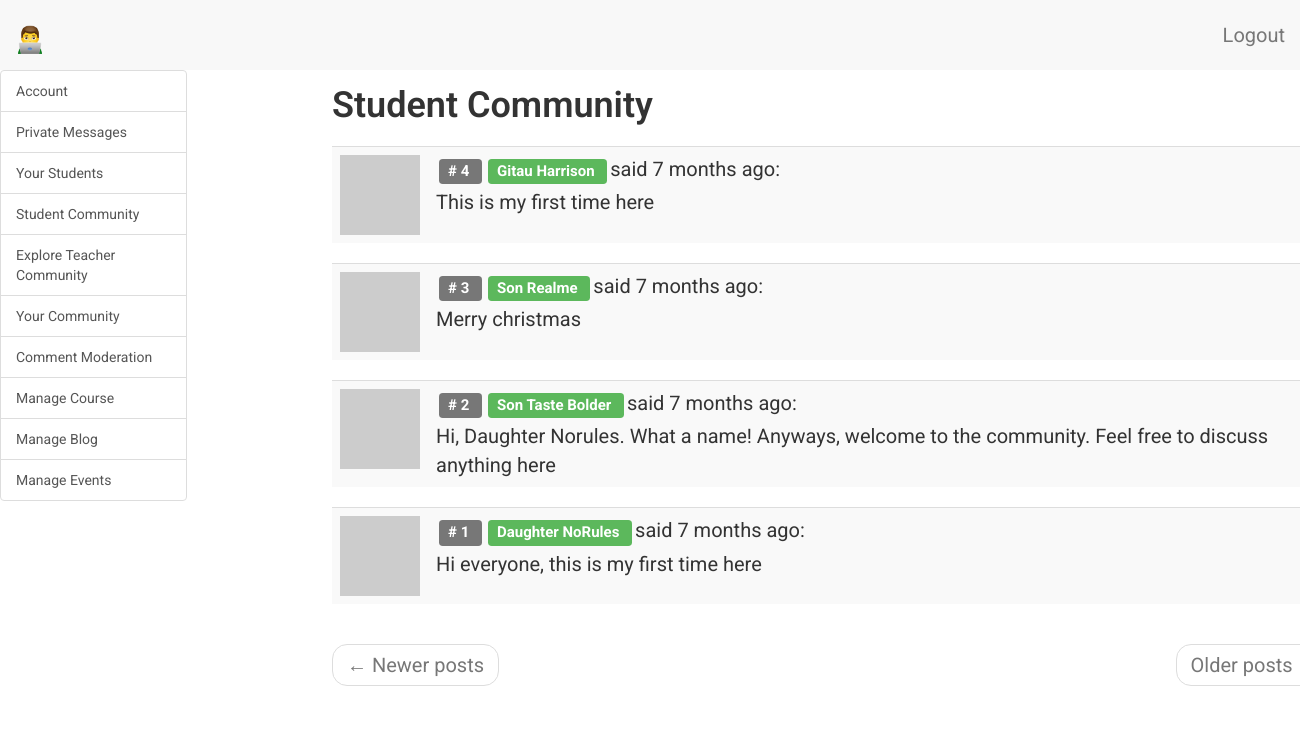
Page /teacher/dashboard/NoRules Anymore/student-community (signed in) on the committed database.
### app/models.py (models this page shows, shortened)
class CommunityComment(db.Model):
    __tablename__ = 'community_comment'
    id = db.Column(db.Integer, primary_key=True)
    body = db.Column(db.String(140))
    body_html = db.Column(db.Text)
    timestamp = db.Column(db.DateTime, index=True, default=datetime.utcnow)
    student_id = db.Column(db.Integer, db.ForeignKey('student.id'))

class Student(UserMixin, db.Model):
    __tablename__ = 'student'
    id = db.Column(db.Integer, primary_key=True)
    student_full_name = db.Column(db.String(64), index=True, unique=True)
    student_email = db.Column(db.String(120), index=True, unique=True)
    student_phone = db.Column(db.String(120), index=True, unique=True)
    student_school = db.Column(db.String(120), index=True)
    student_age = db.Column(db.Integer, index=True)
    student_course = db.Column(db.String(120), index=True)
    student_password_hash = db.Column(db.String(128))
    student_about_me = db.Column(db.String(140))
    student_last_seen = db.Column(db.DateTime, default=datetime.utcnow)
    parent_id = db.Column(db.Integer, db.ForeignKey('parent.id'))
    messages_sent = db.relationship(
        'StudentMessage',
        foreign_keys='StudentMessage.sender_id',
        backref='author',
        lazy='dynamic')
    messages_received = db.relationship(
        'StudentMessage',
        foreign_keys='StudentMessage.recipient_id',
        backref='recipient',
        lazy='dynamic')
    last_message_read_time = db.Column(db.DateTime)
    notifications = db.relationship(
        'StudentNotification',
        backref='student',
        lazy='dynamic')
    comments = db.relationship(
        'CommunityComment', backref='author', lazy='dynamic')
    webdev_chapter1_comments = db.relationship(
        'WebDevChapter1Comment', backref='author', lazy='dynamic')
    webdev_chapter2_comments = db.relationship(
        'WebDevChapter2Comment', backref='author', lazy='dynamic')
    webdev_chapter3_comments = db.relationship(
        'WebDevChapter3Comment', backref='author', lazy='dynamic')
    webdev_chapter1_objectives = db.relationship(
        'WebDevChapter1Objectives', backref='author', lazy='dynamic')
    webdev_chapter2_objectives = db.relationship(
        'WebDevChapter2Objectives', backref='author', lazy='dynamic')
    webdev_chapter3_objectives = db.relationship(
        'WebDevChapter3Objectives', backref='author', lazy='dynamic')
    webdev_chapter1_quiz_total_scores = db.relationship(
        'WebDevChapter1QuizTotalScore',
        backref='author',
        lazy='dynamic')
    webdev_chapter2_quiz_total_scores = db.relationship(
        'WebDevChapter2QuizTotalScore',
        backref='author',
        lazy='dynamic')
    webdev_chapter3_quiz_total_scores = db.relationship(
        'WebDevChapter3QuizTotalScore',
        backref='author',
        lazy='dynamic')
    webdev_chapter1_quiz_1_options = db.relationship(
        'WebDevChapter1Quiz1Options',
        backref='author',
        lazy='dynamic')
    webdev_chapter2_quiz_1_options = db.relationship(
        'WebDevChapter2Quiz1Options',
        backref='author',
        lazy='dynamic')
    webdev_chapter3_quiz_1_options = db.relationship(
        'WebDevChapter3Quiz1Options',
        backref='author',
        lazy='dynamic')
    webdev_chapter1_quiz_2_options = db.relationship(
        'WebDevChapter1Quiz2Options',
        backref='author',
        lazy='dynamic')
    webdev_chapter2_quiz_2_options = db.relationship(
        'WebDevChapter2Quiz2Options',
        backref='author',
        lazy='dynamic')
    webdev_chapter3_quiz_2_options = db.relationship(
        'WebDevChapter3Quiz2Options',
        backref='author',
        lazy='dynamic')
    webdev_chapter1_quiz_3_options = db.relationship(
        'WebDevChapter1Quiz3Options',
        backref='author',
        lazy='dynamic')
    webdev_chapter2_quiz_3_options = db.relationship(
        'WebDevChapter2Quiz3Options',
        backref='author',
        lazy='dynamic')
    webdev_chapter3_quiz_3_options = db.relationship(
        'WebDevChapter3Quiz3Options',
        backref='author',
        lazy='dynamic')
    webdev_chapter1_quiz_4_options = db.relationship(
        'WebDevChapter1Quiz4Options',
        backref='author',
        lazy='dynamic')
    webdev_chapter2_quiz_4_options = db.relationship(
        'WebDevChapter2Quiz4Options',
        backref='author',
        lazy='dynamic')
    webdev_chapter3_quiz_4_options = db.relationship(
        'WebDevChapter3Quiz4Options',
        backref='author',
        lazy='dynamic')
    webdev_chapter1_quiz_5_options = db.relationship(
        'WebDevChapter1Quiz5Options',
        backref='author',
        lazy='dynamic')
    webdev_chapter2_quiz_5_options = db.relationship(
        'WebDevChapter2Quiz5Options',
        backref='author',
        lazy='dynamic')
    webdev_chapter3_quiz_5_options = db.relationship(
        'WebDevChapter3Quiz5Options',
        backref='author',
        lazy='dynamic')
    general_multi_choice_answer_1 = db.relationship(
        'GeneralMultipleChoicesAnswer1',
        backref='author',
        lazy='dynamic')
    general_multi_choice_answer_2 = db.relationship(
        'GeneralMultipleChoicesAnswer2',
        backref='author',
        lazy='dynamic')
    general_multi_choice_answer_3 = db.relationship(
        'GeneralMultipleChoicesAnswer3',
        backref='author',
        lazy='dynamic')
    general_multi_choice_answer_4 = db.relationship(
        'GeneralMultipleChoicesAnswer4',
        backref='author',
        lazy='dynamic')
    general_multi_choice_answer_5 = db.relationship(
        'GeneralMultipleChoicesAnswer5',
        backref='author',
        lazy='dynamic')
    general_multi_choice_answer_6 = db.relationship(
        'GeneralMultipleChoicesAnswer6',
        backref='author',
        lazy='dynamic')
    general_multi_choice_answer_7 = db.relationship(
        'GeneralMultipleChoicesAnswer7',
        backref='author',
        lazy='dynamic')
    general_multi_choice_answer_8 = db.relationship(
        'GeneralMultipleChoicesAnswer8',
        backref='author',
        lazy='dynamic')
    general_multi_choice_answer_9 = db.relationship(
        'GeneralMultipleChoicesAnswer9',
        backref='author',
        lazy='dynamic')
    general_multi_choice_answer_10 = db.relationship(
        'GeneralMultipleChoicesAnswer10',
        backref='author',
        lazy='dynamic')
    def avatar_student(self, size):
        digest = md5(self.student_email.lower().encode('utf-8')).hexdigest()
        return 'https://www.gravatar.com/avatar/{}?d=identicon&s={}'.format(
            digest, size)
    followed = db.relationship(
        'Student',
        secondary=followers,
        primaryjoin=(followers.c.follower_id == id),
        secondaryjoin=(followers.c.followed_id == id),
        backref=db.backref('followers', lazy='dynamic'), lazy='dynamic')

### app/teacher/routes.py (the view)
@bp.route('/dashboard/<teacher_full_name>/student-community')
@login_required
def dashboard_student_community(teacher_full_name):
    teacher = Teacher.query.filter_by(
        teacher_full_name=teacher_full_name).first_or_404()
    page = request.args.get('page', 1, type=int)
    comments = CommunityComment.query.order_by(
        CommunityComment.timestamp.desc()).paginate(
            page, current_app.config['POSTS_PER_PAGE'], False)
    student_comments = CommunityComment.query.order_by(
        CommunityComment.timestamp.desc()).paginate(
        page, current_app.config['POSTS_PER_PAGE'], False)
    student_next_url = url_for(
        'teacher.dashboard_student_community',
        teacher_full_name=teacher.teacher_full_name,
        page=comments.next_num) \
        if comments.has_next else None
    student_prev_url = url_for(
        'teacher.dashboard_student_community',
        teacher_full_name=teacher.teacher_full_name,
        page=comments.prev_num) \
        if comments.has_prev else None
    return render_template(
        'teacher/student_community.html',
        title='Student Community',
        teacher=teacher,
        comments=comments.items,
        student_comments=student_comments.items,
        student_next_url=student_next_url,
        student_prev_url=student_prev_url)

### app/models.py (called while the page is built)
@login.user_loader
def load_user(id):
    admin = Admin.query.get(int(id))
    teacher = Teacher.query.get(int(id))
    student = Student.query.get(int(id))
    parent = Parent.query.get(int(id))
    if admin:
        return admin
    elif teacher:
        return teacher
    elif student:
        return student
    elif parent:
        return parent
    else:
        return None

    def new_messages(self):
        last_read_time = self.last_message_read_time or datetime(1900, 1, 1)
        return TeacherMessage.query.filter_by(recipient=self).filter(
            TeacherMessage.timestamp > last_read_time).count()

### app/teacher/routes.py (called while the page is built)
@bp.before_request
def before_request():
    if current_user.is_authenticated:
        current_user.teacher_last_seen = datetime.utcnow()
        db.session.commit()

### app/templates/teacher/student_community.html (shortened to what this page needs)
{% extends 'base.html' %}
{% block app_content %}
    <div class="row">
        <div class="col-sm-12">
        </div>
    </div>
    <div class="row">
        <div class="col-sm-12">
            <div id="student-community" class="tabcontent">
                <div class="row">
                    <div class="col-sm-12">
                        <h1>Student Community</h1>
                    </div>
                </div>
                <div class="row">
                    <div class="col-sm-12">
                        {% for comment in student_comments %}
                            {% include 'teacher/_comments_students.html' %}
                        {% endfor %}
                    </div>
                </div>
                <div class="row">
                    <div class="col-sm-12">
                        <nav aria-label="...">
                            <ul class="pager">
                                <li class="previous{% if not student_prev_url %} disabled{% endif %}">
                                    <a href="{{ student_prev_url or '#' }}">
                                        <span aria-hidden="true">&larr;</span> Newer posts
                                    </a>
                                </li>
                                <li class="next{% if not student_next_url %} disabled{% endif %}">
                                    <a href="{{ student_next_url or '#' }}">
                                        Older posts <span aria-hidden="true">&rarr;</span>
                                    </a>
                                </li>
                            </ul>
                        </nav>
                    </div>
                </div>
            </div>
        </div>
    </div>
{% endblock %}

### app/templates/teacher/_comments_students.html
<table class="table table-striped">
    <tr valign='top'>
        <td width="30px">
            <a href=" {{ url_for('teacher.profile_student', teacher_full_name=teacher.teacher_full_name, student_full_name=comment.author.student_full_name) }} ">
                <img src=" {{ comment.author.avatar_student(30) }}  ">
            </a>
        </td>
        <td>
            <span class="comment-id label label-default"># {{ comment.id }} </span>
            <span class="teacher_dashboard_student_popup">
                <a href="{{ url_for('teacher.profile_student', teacher_full_name=teacher.teacher_full_name, student_full_name=comment.author.student_full_name) }}">
                    <span class="label label-success"> {{ comment.author.student_full_name }} </span>
                </a>
            </span>
            said {{ moment(comment.timestamp).fromNow() }}:
            <br>
            <div class="comment-body">
                {% if comment.body_html %}
                    {{ comment.body_html | safe }}
                {% else %}
                    {{ comment.body }}
                {% endif %}
            </div>
        </td>
    </tr>
</table>

### app/static/css/main.css (style rules this page uses)
.label { margin: 3px; }
html, body { font-family: 'Roboto', sans-serif; }
h1 { padding-bottom: 10px; font-weight: 600; margin-top: 0px; padding-top: 0px; }
p, li { line-height: 30px; margin-top: 10px; margin-bottom: 10px; }
p, li, td, .btn, .btn-alt, .schedule-btn { font-size: 20px; }
.comment-body { margin-top: 5px; }
.tabcontent h1 { padding-top: 15px; }
.tabcontent { float: left; padding: 0px 12px; width: 99%; border-left: none; height: 300px; }

### rows in the picture
CommunityComment: id "4", author.student_full_name "Gitau Harrison", timestamp "7 months ago", body "This is my first time here"
CommunityComment: id "3", author.student_full_name "Son Realme", timestamp "7 months ago", body "Merry christmas"
CommunityComment: id "2", author.student_full_name "Son Taste Bolder", timestamp "7 months ago", body "Hi, Daughter Norules. What a name! Anyways, welcome to the community. Feel free to discuss anything here"
CommunityComment: id "1", author.student_full_name "Daughter NoRules", timestamp "7 months ago", body "Hi everyone, this is my first time here"
